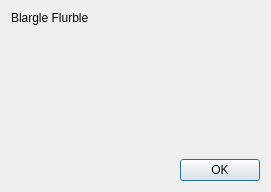
<?xml version="1.0" encoding="UTF-8"?>
<ui version="4.0">
 <class>MsgBox</class>
 <widget class="QDialog" name="MsgBox">
  <property name="geometry">
   <rect>
    <x>0</x>
    <y>0</y>
    <width>271</width>
    <height>192</height>
   </rect>
  </property>
  <property name="sizePolicy">
   <sizepolicy hsizetype="Preferred" vsizetype="Preferred">
    <horstretch>0</horstretch>
    <verstretch>0</verstretch>
   </sizepolicy>
  </property>
  <property name="windowTitle">
   <string>Message</string>
  </property>
  <property name="modal">
   <bool>false</bool>
  </property>
  <layout class="QVBoxLayout" name="verticalLayout_2">
   <item>
    <layout class="QVBoxLayout" name="verticalLayout">
     <item>
      <widget class="QLabel" name="label">
       <property name="sizePolicy">
        <sizepolicy hsizetype="Preferred" vsizetype="Preferred">
         <horstretch>0</horstretch>
         <verstretch>0</verstretch>
        </sizepolicy>
       </property>
       <property name="cursor">
        <cursorShape>ArrowCursor</cursorShape>
       </property>
       <property name="text">
        <string>Blargle Flurble</string>
       </property>
      </widget>
     </item>
     <item>
      <spacer name="verticalSpacer">
       <property name="orientation">
        <enum>Qt::Vertical</enum>
       </property>
       <property name="sizeHint" stdset="0">
        <size>
         <width>20</width>
         <height>40</height>
        </size>
       </property>
      </spacer>
     </item>
    </layout>
   </item>
   <item>
    <widget class="QDialogButtonBox" name="buttonBox">
     <property name="orientation">
      <enum>Qt::Horizontal</enum>
     </property>
     <property name="standardButtons">
      <set>QDialogButtonBox::Ok</set>
     </property>
    </widget>
   </item>
  </layout>
 </widget>
 <resources/>
 <connections>
  <connection>
   <sender>buttonBox</sender>
   <signal>accepted()</signal>
   <receiver>MsgBox</receiver>
   <slot>accept()</slot>
   <hints>
    <hint type="sourcelabel">
     <x>248</x>
     <y>254</y>
    </hint>
    <hint type="destinationlabel">
     <x>157</x>
     <y>274</y>
    </hint>
   </hints>
  </connection>
 </connections>
</ui>
